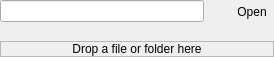
<?xml version="1.0" encoding="UTF-8"?>
<ui version="4.0">
 <class>DAFilePathEditWidget</class>
 <widget class="QWidget" name="DAFilePathEditWidget">
  <property name="geometry">
   <rect>
    <x>0</x>
    <y>0</y>
    <width>274</width>
    <height>22</height>
   </rect>
  </property>
  <property name="windowTitle">
   <string>File Path Edit</string>
  </property>
  <layout class="QVBoxLayout" name="verticalLayout">
   <property name="spacing">
    <number>2</number>
   </property>
   <property name="leftMargin">
    <number>0</number>
   </property>
   <property name="topMargin">
    <number>0</number>
   </property>
   <property name="rightMargin">
    <number>0</number>
   </property>
   <property name="bottomMargin">
    <number>0</number>
   </property>
   <item>
    <layout class="QHBoxLayout" name="horizontalLayout">
     <property name="spacing">
      <number>1</number>
     </property>
     <property name="leftMargin">
      <number>0</number>
     </property>
     <property name="topMargin">
      <number>0</number>
     </property>
     <property name="rightMargin">
      <number>0</number>
     </property>
     <property name="bottomMargin">
      <number>0</number>
     </property>
     <item>
      <widget class="QLineEdit" name="lineEdit"/>
     </item>
     <item>
      <widget class="QToolButton" name="toolButtonRecent">
       <!-- cn:最近使用 -->
       <property name="toolTip">
        <string>Recent paths</string>
       </property>
       <property name="icon">
        <iconset resource="resources/dawidgetsicons.qrc">
         <normaloff>:/DAWidgetsIcons/arrow-down.svg</normaloff>:/DAWidgetsIcons/arrow-down.svg</iconset>
       </property>
       <property name="iconSize">
        <size>
         <width>16</width>
         <height>16</height>
        </size>
       </property>
       <property name="popupMode">
        <enum>QToolButton::InstantPopup</enum>
       </property>
       <property name="autoRaise">
        <bool>true</bool>
       </property>
      </widget>
     </item>
     <item>
      <widget class="QToolButton" name="toolButtonOpen">
       <property name="text">
        <string>Open</string>
       </property>
       <property name="icon">
        <iconset resource="resources/dawidgetsicons.qrc">
         <normaloff>:/DAWidgetsIcons/open.svg</normaloff>:/DAWidgetsIcons/open.svg</iconset>
       </property>
       <property name="iconSize">
        <size>
         <width>16</width>
         <height>16</height>
        </size>
       </property>
       <property name="shortcut">
        <string>Ctrl+O</string>
       </property>
       <property name="autoRaise">
        <bool>true</bool>
       </property>
      </widget>
     </item>
    </layout>
   </item>
   <item>
    <widget class="QWidget" name="widgetStatus" native="true">
     <layout class="QHBoxLayout" name="statusLayout">
      <property name="spacing">
       <number>4</number>
      </property>
      <property name="leftMargin">
       <number>0</number>
      </property>
      <property name="topMargin">
       <number>0</number>
      </property>
      <property name="rightMargin">
       <number>0</number>
      </property>
      <property name="bottomMargin">
       <number>0</number>
      </property>
      <item>
       <widget class="QLabel" name="labelStatusIcon">
        <property name="minimumSize">
         <size>
          <width>13</width>
          <height>13</height>
         </size>
        </property>
        <property name="maximumSize">
         <size>
          <width>13</width>
          <height>13</height>
         </size>
        </property>
        <property name="text">
         <string/>
        </property>
       </widget>
      </item>
      <item>
       <widget class="QLabel" name="labelStatusText">
        <property name="text">
         <string/>
        </property>
       </widget>
      </item>
     </layout>
    </widget>
   </item>
   <item>
    <widget class="QLabel" name="labelDropHint">
     <property name="frameShape">
      <enum>QFrame::StyledPanel</enum>
     </property>
     <property name="alignment">
      <set>Qt::AlignCenter</set>
     </property>
     <property name="minimumHeight">
      <number>54</number>
     </property>
     <property name="wordWrap">
      <bool>true</bool>
     </property>
     <!-- cn:将文件或目录拖到这里 -->
     <property name="text">
      <string>Drop a file or folder here</string>
     </property>
    </widget>
   </item>
  </layout>
 </widget>
 <resources>
  <include location="icon.qrc"/>
 </resources>
 <connections/>
</ui>
